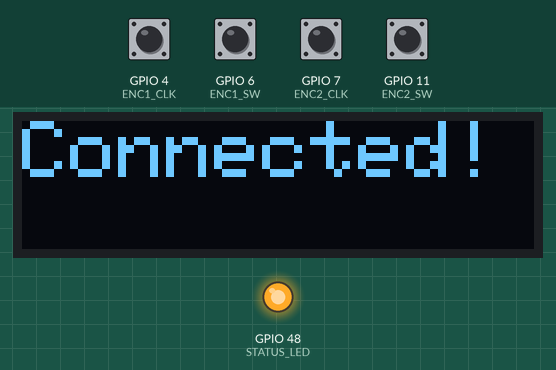
A sketch run on a simulated ESP32-S3. Shown: 128×32 one-colour display, output pins drawn as LEDs (lit = HIGH). The inputs (shaded band) are chosen by the test bench; at power-on: GPIO 4 (ENC1_CLK), GPIO 6 (ENC1_SW), GPIO 7 (ENC2_CLK), GPIO 11 (ENC2_SW) HIGH. WiFi joins after 1.5 s; servers stay silent unless stated; what the sketch prints to the serial monitor is not drawn.

Above: at 1.6 s.
At 3.7 s:
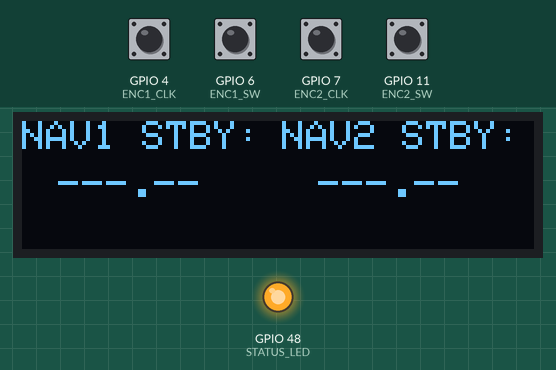
3.8 s: GPIO 6 (ENC1_SW) pulled LOW for 0.25 s
At 5.4 s:
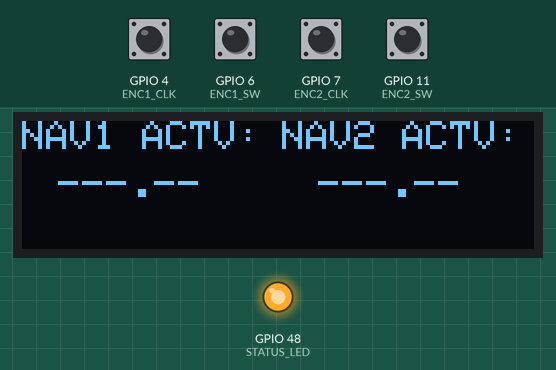
5.7 s: GPIO 6 (ENC1_SW) pulled LOW for 0.25 s
At 6.6 s:
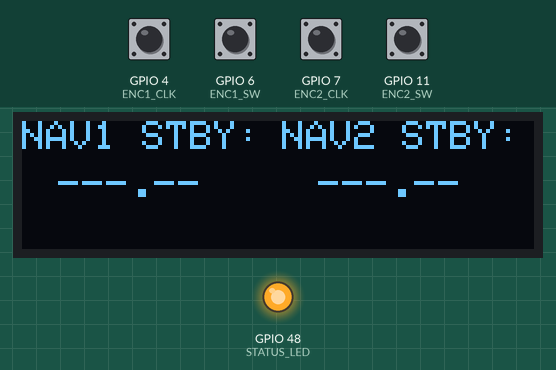
Timing chart, 0 to 8.7 s (numbered marks = the images above; inputs shaded):
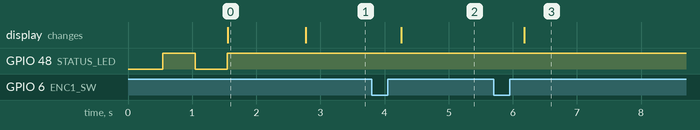

Measured:
- after the input at 3.8 s, the display: changes after 0.46 s (image 2)
- after the input at 5.7 s, the display: changes after 0.48 s (image 3)
- what the display in image 0 shows lasts 1.2 s, from 1.6 s to 2.8 s

The sketch:

PortalPanel_2Knobs_OLED_Phase2.ino
```cpp
#include <WiFi.h>
#include <HTTPClient.h>
#include <Wire.h>
#include <Adafruit_GFX.h>
#include <Adafruit_SSD1306.h>

// --- WiFi & Server ---
// EDIT BEFORE UPLOAD: replace the placeholders below with your own values.
//   NEVER commit your real WiFi password or IP address to a public repository.
const char* WIFI_SSID     = "YOUR_WIFI_SSID";
const char* WIFI_PASSWORD = "YOUR_WIFI_PASSWORD";
const char* SERVER_URL     = "http://YOUR_PC_IP_ADDRESS:8090/api/knob";
const char* DATA_URL       = "http://YOUR_PC_IP_ADDRESS:8090/api/data";

// --- OLED Config ---
#define SCREEN_WIDTH 128
#define SCREEN_HEIGHT 32
#define OLED_RESET     -1
#define SCREEN_ADDRESS 0x3C
Adafruit_SSD1306 display(SCREEN_WIDTH, SCREEN_HEIGHT, &Wire, OLED_RESET);

// --- Encoder 1 (NAV1) Pins ---
#define ENC1_CLK 4
#define ENC1_DT  5
#define ENC1_SW  6

// --- Encoder 2 (NAV2) Pins ---
#define ENC2_CLK 7
#define ENC2_DT  10
#define ENC2_SW  11

// 0 = STBY mode, 1 = ACTIVE mode
int oled_mode = 0;

struct EncoderState {
  int last_clk;
  int mode; // 0=SMALL, 1=BIG
  unsigned long sw_press_time;
  bool sw_was_pressed;
};

EncoderState enc1 = {0, 0, 0, false};
EncoderState enc2 = {0, 0, 0, false};

unsigned long last_turn_time = 0;
const unsigned long TURN_DEBOUNCE_MS = 5;
const unsigned long LONG_PRESS_MS = 800;

#define STATUS_LED 48

// --- Data Polling ---
unsigned long last_data_poll = 0;
const unsigned long DATA_POLL_MS = 200;
String nav1_stby = "---.--";
String nav2_stby = "---.--";

void setup() {
  Serial.begin(115200);

  // OLED Init
  Wire.begin(8, 9); // SDA=8, SCL=9
  if(!display.begin(SSD1306_SWITCHCAPVCC, SCREEN_ADDRESS)) {
    Serial.println("[OLED] SSD1306 allocation failed");
  }
  display.clearDisplay();
  display.setTextSize(2);
  display.setTextColor(SSD1306_WHITE);
  display.setCursor(0,0);
  display.println("PortalPanel");
  display.display();

  // Encoder 1 Pins
  pinMode(ENC1_CLK, INPUT_PULLUP);
  pinMode(ENC1_DT, INPUT_PULLUP);
  pinMode(ENC1_SW, INPUT_PULLUP);
  enc1.last_clk = digitalRead(ENC1_CLK);

  // Encoder 2 Pins
  pinMode(ENC2_CLK, INPUT_PULLUP);
  pinMode(ENC2_DT, INPUT_PULLUP);
  pinMode(ENC2_SW, INPUT_PULLUP);
  enc2.last_clk = digitalRead(ENC2_CLK);

  pinMode(STATUS_LED, OUTPUT);
  digitalWrite(STATUS_LED, LOW);

  // WiFi
  Serial.printf("Connecting to WiFi '%s'", WIFI_SSID);
  WiFi.mode(WIFI_STA);
  WiFi.begin(WIFI_SSID, WIFI_PASSWORD);
  int timeout = 0;
  while (WiFi.status() != WL_CONNECTED) {
    delay(500);
    Serial.print(".");
    digitalWrite(STATUS_LED, !digitalRead(STATUS_LED));
    if (++timeout > 40) ESP.restart();
  }
  digitalWrite(STATUS_LED, HIGH);
  Serial.println("\n[WiFi] Connected!");
  Serial.printf("IP: %s | RSSI: %d dBm\n", WiFi.localIP().toString().c_str(), WiFi.RSSI());

  display.clearDisplay();
  display.setCursor(0,0);
  display.println("Connected!");
  display.display();
  delay(1000);
}

bool sendKnobCommand(const char* cmd) {
  if (WiFi.status() != WL_CONNECTED) return false;
  HTTPClient http;
  http.begin(SERVER_URL);
  http.addHeader("Content-Type", "application/json");
  String json = "{\"cmd\":\"" + String(cmd) + "\"}";
  int httpCode = http.POST(json);
  http.end();
  return (httpCode == HTTP_CODE_OK);
}

void pollData() {
  if (WiFi.status() != WL_CONNECTED) return;
  HTTPClient http;
  http.begin(DATA_URL);
  int httpCode = http.GET();
  if (httpCode == HTTP_CODE_OK) {
    String payload = http.getString();

    String n1_key = oled_mode ? "\"nav1_freq\":" : "\"nav1_stby_freq\":";
    String n2_key = oled_mode ? "\"nav2_freq\":" : "\"nav2_stby_freq\":";

    int nav1_idx = payload.indexOf(n1_key);
    if (nav1_idx >= 0) {
      int start = payload.indexOf(":", nav1_idx) + 1;
      int end = payload.indexOf(",", start);
      if (end < 0) end = payload.indexOf("}", start);
      String val = payload.substring(start, end);
      val.trim();
      if (val.equals("null") || val.length() < 1) nav1_stby = "---.--";
      else nav1_stby = val;
    }
    int nav2_idx = payload.indexOf(n2_key);
    if (nav2_idx >= 0) {
      int start = payload.indexOf(":", nav2_idx) + 1;
      int end = payload.indexOf(",", start);
      if (end < 0) end = payload.indexOf("}", start);
      String val = payload.substring(start, end);
      val.trim();
      if (val.equals("null") || val.length() < 1) nav2_stby = "---.--";
      else nav2_stby = val;
    }
  }
  http.end();
}

void updateDisplay() {
  display.clearDisplay();

  // --- Labels ---
  display.setTextSize(1);
  display.setTextColor(SSD1306_WHITE);
  display.setCursor(0, 0);
  if (oled_mode == 0) {
    display.print("NAV1 STBY:");
    display.setCursor(65, 0);
    display.print("NAV2 STBY:");
  } else {
    display.print("NAV1 ACTV:");
    display.setCursor(65, 0);
    display.print("NAV2 ACTV:");
  }

  // --- Format strings to exactly 2 decimal places ---
  String n1 = nav1_stby;
  if (n1 == "---.--" || n1 == "null" || n1.length() < 4) n1 = "---.--";
  else {
    n1.trim();
    if (n1.indexOf(".") >= 0 && n1.substring(n1.indexOf(".")).length() < 3) n1 += "0";
  }

  String n2 = nav2_stby;
  if (n2 == "---.--" || n2 == "null" || n2.length() < 4) n2 = "---.--";
  else {
    n2.trim();
    if (n2.indexOf(".") >= 0 && n2.substring(n2.indexOf(".")).length() < 3) n2 += "0";
  }

  // --- Draw the frequencies (Size 1) ---
  display.setTextSize(1);

  // NAV1: "113.30" is 6 chars ≈ 36px wide. Center under the "NAV1 STBY:" label (which starts at 0 and is ~54px wide).
  // (54 - 36) / 2 = ~9. Start at X=9.
  display.setCursor(9, 12);
  display.print(n1);

  // NAV2: Center under the "NAV2 STBY:" label (starts at 65, ~54px wide, ends at ~119).
  // 65 + (54 - 36) / 2 = 65 + 9 = 74. Start at X=74.
  display.setCursor(74, 12);
  display.print(n2);

  display.display();
}

// --- Generic Encoder Reader ---
void readEncoder(int clkPin, int dtPin, int swPin, EncoderState &state, const char* cmdSmall, const char* cmdBig, const char* cmdSwap) {
  int clk_state = digitalRead(clkPin);
  if (clk_state != state.last_clk) {
    unsigned long now = millis();
    if (now - last_turn_time < TURN_DEBOUNCE_MS) {
      state.last_clk = clk_state;
      return;
    }
    last_turn_time = now;

    int dt_state = digitalRead(dtPin);
    if (clk_state != dt_state) {
      sendKnobCommand(state.mode ? cmdBig : cmdSmall); // Right
    } else {
      // For left, we need the left commands. Since strings are passed, we need both.
      // Let's handle this cleanly by generating left commands on the fly or passing them.
    }
    state.last_clk = clk_state;
  }
  // Note: The above is simplified to only handle right turns. Let's fix this properly below.
}

// Let's write dedicated functions to keep it clean and avoid string manipulation bugs.
void readEncoder1() {
  int clk_state = digitalRead(ENC1_CLK);
  if (clk_state != enc1.last_clk) {
    unsigned long now = millis();
    if (now - last_turn_time < TURN_DEBOUNCE_MS) {
      enc1.last_clk = clk_state;
      return;
    }
    last_turn_time = now;

    int dt_state = digitalRead(ENC1_DT);
    if (clk_state != dt_state) {
      sendKnobCommand(enc1.mode ? "NAV1_BIG_RIGHT" : "NAV1_SMALL_RIGHT");
    } else {
      sendKnobCommand(enc1.mode ? "NAV1_BIG_LEFT" : "NAV1_SMALL_LEFT");
    }
    enc1.last_clk = clk_state;
  }
}

void readButton1() {
  int sw_state = digitalRead(ENC1_SW);
  if (sw_state == LOW && !enc1.sw_was_pressed) {
    enc1.sw_press_time = millis();
    enc1.sw_was_pressed = true;
  }
  if (sw_state == HIGH && enc1.sw_was_pressed) {
    unsigned long dur = millis() - enc1.sw_press_time;
    if (dur >= LONG_PRESS_MS) {
      sendKnobCommand("NAV1_SWAP");
      last_data_poll = 0;
    } else {
      oled_mode = !oled_mode;
      Serial.printf("[OLED] Switched to %s mode\n", oled_mode ? "ACTIVE" : "STBY");
      pollData();
      updateDisplay();
    }
    enc1.sw_was_pressed = false;
  }
}

void readEncoder2() {
  int clk_state = digitalRead(ENC2_CLK);
  if (clk_state != enc2.last_clk) {
    unsigned long now = millis();
    if (now - last_turn_time < TURN_DEBOUNCE_MS) {
      enc2.last_clk = clk_state;
      return;
    }
    last_turn_time = now;

    int dt_state = digitalRead(ENC2_DT);
    if (clk_state != dt_state) {
      sendKnobCommand(enc2.mode ? "NAV2_BIG_RIGHT" : "NAV2_SMALL_RIGHT");
    } else {
      sendKnobCommand(enc2.mode ? "NAV2_BIG_LEFT" : "NAV2_SMALL_LEFT");
    }
    enc2.last_clk = clk_state;
  }
}

void readButton2() {
  int sw_state = digitalRead(ENC2_SW);
  if (sw_state == LOW && !enc2.sw_was_pressed) {
    enc2.sw_press_time = millis();
    enc2.sw_was_pressed = true;
  }
  if (sw_state == HIGH && enc2.sw_was_pressed) {
    unsigned long dur = millis() - enc2.sw_press_time;
    if (dur >= LONG_PRESS_MS) {
      sendKnobCommand("NAV2_SWAP");
      last_data_poll = 0;
    } else {
      // For Encoder 2, we can use the short press to toggle BIG/SMALL mode
      // so you have a way to switch modes on NAV2 without affecting the OLED.
      enc2.mode = !enc2.mode;
      Serial.printf("[NAV2] Switched to %s mode\n", enc2.mode ? "BIG" : "SMALL");
    }
    enc2.sw_was_pressed = false;
  }
}

void loop() {
  if (WiFi.status() != WL_CONNECTED) {
    digitalWrite(STATUS_LED, !digitalRead(STATUS_LED));
    delay(200);
    return;
  }

  readEncoder1();
  readButton1();
  readEncoder2();
  readButton2();

  unsigned long now = millis();
  if (now - last_data_poll >= DATA_POLL_MS) {
    last_data_poll = now;
    pollData();
    updateDisplay();
  }
}
```
